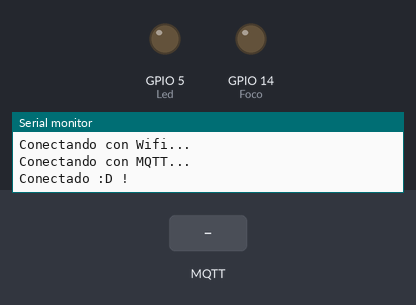
The sketch below on a simulated ESP8266 (NodeMCU). On the bench: output pins drawn as LEDs (lit = HIGH), the last lines printed to the serial monitor. The inputs (shaded band) are chosen by the test bench. WiFi joins after 1.5 s; servers stay silent unless stated; no MQTT or app messages arrive unless stated.

Above: at 2.8 s.
2.9 s: MQTT message "1" arrives on the first subscribed topic
At 4.1 s:
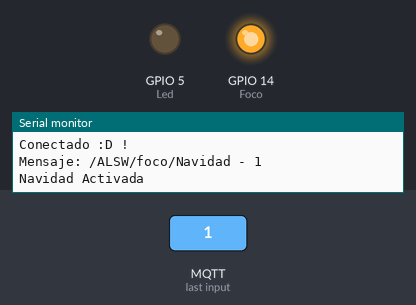
4.4 s: MQTT message "0" arrives on the first subscribed topic
At 5.3 s:
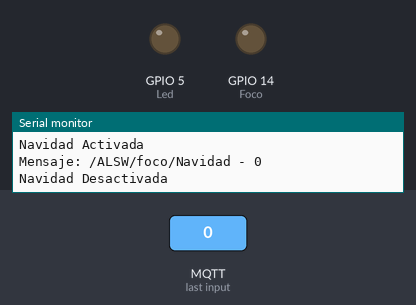
Timing chart, 0 to 7.4 s (numbered marks = the images above; inputs shaded):
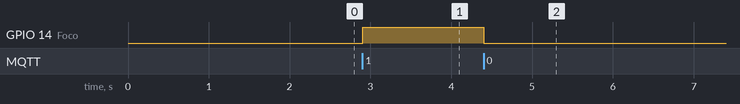

The sketch:

ChatBotIOT.ino
```cpp
// Creado ChepeCarlos de ALSW
// Tutorial Completo en https://nocheprogramacion.com
// Canal Youtube https://youtube.com/alswnet?sub_confirmation=1

#ifdef ARDUINO_ARCH_ESP32
#include <WiFi.h>
#include <WiFiMulti.h>
WiFiMulti wifiMulti;
#else
#include <ESP8266WiFi.h>
#include <ESP8266WiFiMulti.h>
ESP8266WiFiMulti wifiMulti;
#endif

#include <MQTT.h>

const char ssid1[] = "ALSW";
const char pass1[] = "25264897";
const char ssid2[] = "ALSW2";
const char pass2[] = "7210-3607";
const char ssid3[] = "ssid";
const char pass3[] = "pass";

WiFiClient net;
MQTTClient client;

int Led = 5;
int Foco = 14;

unsigned long lastMillis = 0;

void connect() {
  Serial.print("Conectando con Wifi...");
  while (wifiMulti.run() != WL_CONNECTED) {
    digitalWrite(Led, 0);
    delay(100);
    digitalWrite(Led, 1);
    delay(100);
    Serial.print(".");
  }

  Serial.print("\nConectando con MQTT...");
  while (!client.connect("NavidadLocal", "NavidadALSW2", "SubcribanseAALSWenYoutube")) {
    digitalWrite(Led, 0);
    delay(1000);
    digitalWrite(Led, 1);
    delay(1000);
    Serial.print("*");
  }

  Serial.println("\nConectado :D !");

  client.subscribe("/ALSW/foco/Navidad");
}

void RecibirMensaje(String &topic, String &payload) {
  Serial.println("Mensaje: " + topic + " - " + payload);
  if (payload == "1") {
    digitalWrite(Foco, 1);
    Serial.println("Navidad Activada");
  }
  else {
    digitalWrite(Foco, 0);
    Serial.println("Navidad Desactivada");
  }
}

void setup() {
  Serial.begin(115200);
  pinMode(Led, OUTPUT);
  pinMode(Foco, OUTPUT);
  digitalWrite(Led, 0);
  digitalWrite(Foco, 0);

  Serial.println("Iniciando Wifi");
  WiFi.mode(WIFI_STA);//Cambiar modo del Wi-Fi
  delay(100);
  wifiMulti.addAP(ssid1, pass1);
  wifiMulti.addAP(ssid2, pass2);
  wifiMulti.addAP(ssid3, pass3);

  client.begin("broker.shiftr.io", net);
  client.onMessage(RecibirMensaje);

  connect();
}

void loop() {
  client.loop();
  delay(10);

  if (!client.connected()) {
    connect();
  }
}
```

Measured:
- after the input at 2.9 s, GPIO 14 (Foco): LOW → HIGH at once
- after the input at 4.4 s, GPIO 14 (Foco): HIGH → LOW at once
